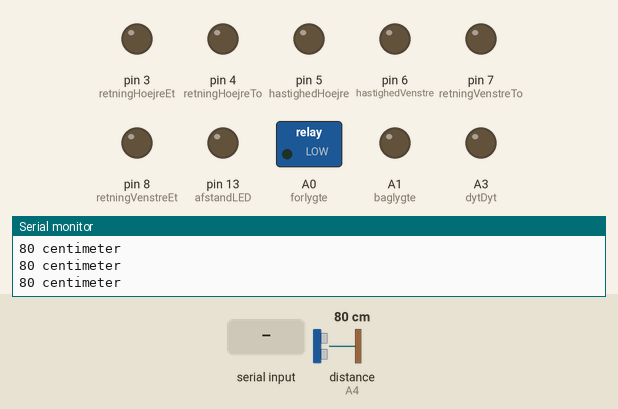
A sketch run on a simulated Arduino Uno, built with avr-gcc and run on an emulated ATmega328P. On the bench: switched loads named in the sketch (green lamp = pin HIGH), output pins drawn as LEDs (lit = HIGH), the last lines printed to the serial monitor. Wiring (inferred from the names in the program): ultrasonic range finder: trigger A5; echo A4. The test bench sets the inputs (shaded band); at power-on: distance to the obstacle (sensor on A4) 80 cm. The echo pulse lasts 58.3 µs per cm; pins used as bus, display or sensor lines are not drawn.

Above: at 1.2 s.
1.3 s: "f" received over the second serial link
At 2.5 s:
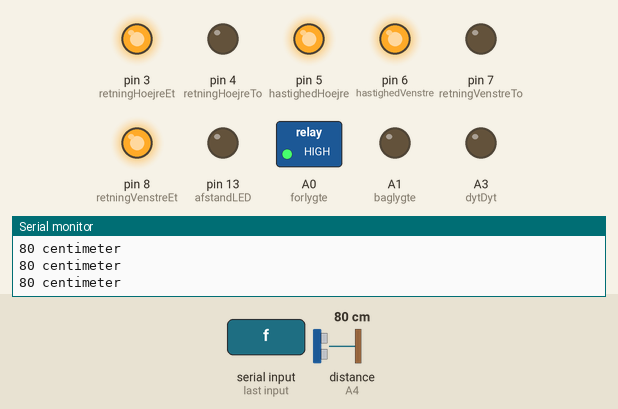
2.8 s: distance to the obstacle (sensor on A4) set to 34 cm
5.8 s: distance to the obstacle (sensor on A4) set to 29 cm
At 6.5 s:
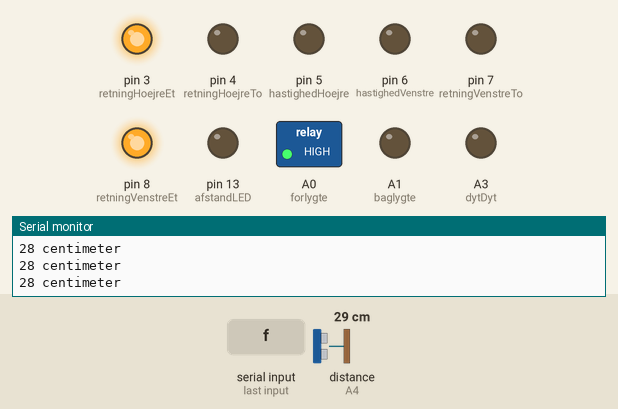
7.3 s: "a" received over the second serial link
At 7.8 s:
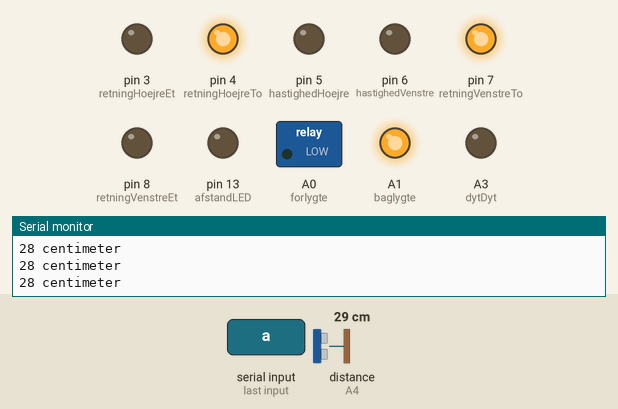
9.0 s: "y" received over the second serial link
At 10.0 s:
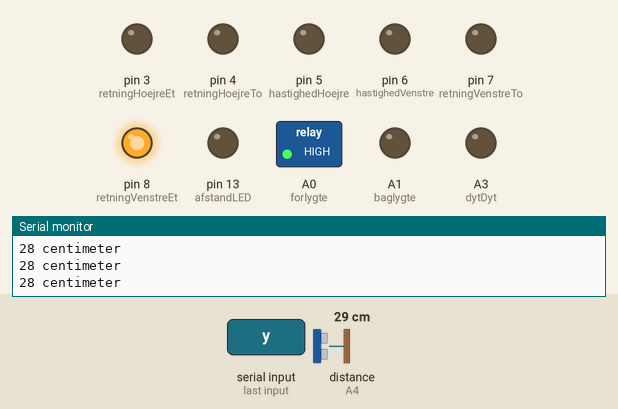
10.6 s: "v" received over the second serial link
At 10.67 s:
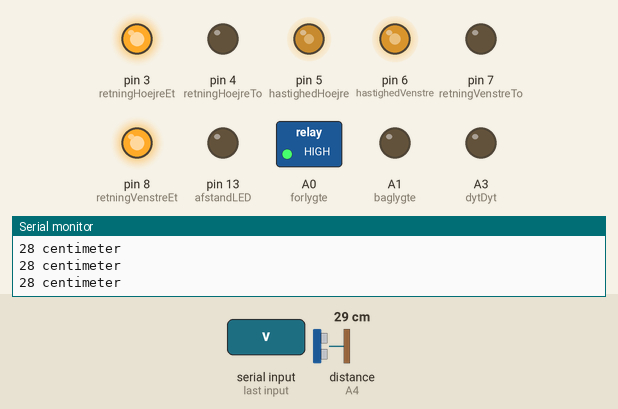
Timing chart, 0 to 13.2 s (numbered marks = the images above; inputs shaded):
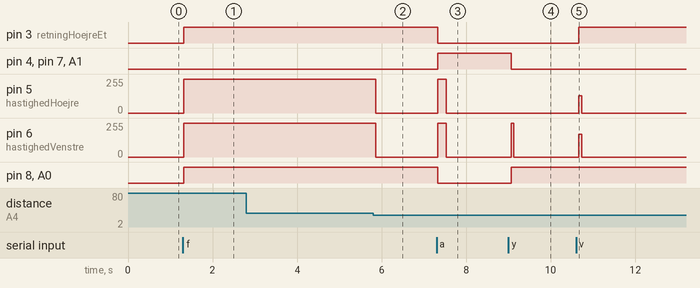

Measured:
- the behaviour switches between 32 and 31 cm on distance to the obstacle (sensor on A4) (found by bisection; images 1 and 2)
- after the input at 1.3 s, pin 3 (retningHoejreEt), pin 8 (retningVenstreEt), A0 (forlygte): LOW → HIGH at once; pin 5 (hastighedHoejre), pin 6 (hastighedVenstre): 0/255 → 255/255 at once
- after the input at 5.8 s, pin 5 (hastighedHoejre), pin 6 (hastighedVenstre): 255/255 → 0/255 after 0.06 s
- after the input at 7.3 s, pin 3 (retningHoejreEt), pin 8 (retningVenstreEt), A0 (forlygte): HIGH → LOW at once; pin 4 (retningHoejreTo), pin 7 (retningVenstreTo), A1 (baglygte): LOW → HIGH at once; pin 5 (hastighedHoejre), pin 6 (hastighedVenstre): 0/255 → 255/255 at once, → 0/255 0.20 s later
- after the input at 9.0 s, pin 4 (retningHoejreTo), pin 7 (retningVenstreTo), A1 (baglygte): HIGH → LOW after 0.06 s; pin 6 (hastighedVenstre): 0/255 → 255/255 after 0.06 s, → 0/255 0.06 s later; pin 8 (retningVenstreEt), A0 (forlygte): LOW → HIGH after 0.06 s
- after the input at 10.6 s, pin 3 (retningHoejreEt): LOW → HIGH after 0.07 s; pin 5 (hastighedHoejre): 0/255 → 130/255 after 0.07 s, → 0/255 0.06 s later; pin 6 (hastighedVenstre): 0/255 → 170/255 after 0.07 s, → 0/255 0.06 s later

The sketch:

Funktioner_motor_med_ultralyd.ino
```cpp
#include <SoftwareSerial.h>
int bluetoothTx = 9;
int bluetoothRx = 10;

SoftwareSerial bluetooth(bluetoothTx, bluetoothRx);
char besked;

int retningVenstreEt = 8;
int retningVenstreTo = 7;
int retningHoejreEt = 3;
int retningHoejreTo = 4;
int hastighedVenstre = 6;
int hastighedHoejre= 5;

int forlygte = A0;
int baglygte = A1;
int dytDyt = A3;

int afstandLED = 13;
const long trigger = A5;
const long echo = A4;
long centimeter = 0;

void hastighedStop(){
  analogWrite(hastighedVenstre, 0);
  analogWrite(hastighedHoejre, 0);
}

void frem(){
  analogWrite(hastighedVenstre, 255);
  analogWrite(hastighedHoejre, 255);
  digitalWrite(retningVenstreEt, HIGH);
  digitalWrite(retningVenstreTo, LOW);
  digitalWrite(retningHoejreEt, HIGH);
  digitalWrite(retningHoejreTo, LOW);
  digitalWrite(baglygte, LOW);
  digitalWrite(forlygte, HIGH);

}

void tilbage(){
  analogWrite(hastighedVenstre, 255);
  analogWrite(hastighedHoejre, 255);
  digitalWrite(retningVenstreEt, LOW);
  digitalWrite(retningVenstreTo, HIGH);
  digitalWrite(retningHoejreEt, LOW);
  digitalWrite(retningHoejreTo, HIGH);
  digitalWrite(baglygte, HIGH);
  digitalWrite(forlygte, LOW);
}

void venstreFrem(){
  analogWrite(hastighedVenstre, 170);
  analogWrite(hastighedHoejre, 130);
  digitalWrite(retningVenstreEt, HIGH);
  digitalWrite(retningVenstreTo, LOW);
  digitalWrite(retningHoejreEt, HIGH);
  digitalWrite(retningHoejreTo, LOW);
  digitalWrite(baglygte, LOW);
  digitalWrite(forlygte, HIGH);
}

void hoejreFrem(){
  analogWrite(hastighedVenstre, 130);
  analogWrite(hastighedHoejre, 170);
  digitalWrite(retningHoejreEt, HIGH);
  digitalWrite(retningHoejreTo, LOW);
  digitalWrite(retningVenstreEt, HIGH);
  digitalWrite(retningVenstreTo, LOW);
  digitalWrite(baglygte, LOW);
  digitalWrite(forlygte, HIGH);
}

void hoejreTilbage(){
  analogWrite(hastighedVenstre, 170);
  analogWrite(hastighedHoejre, 130);
  digitalWrite(retningHoejreEt, LOW);
  digitalWrite(retningHoejreTo, HIGH);
  digitalWrite(retningVenstreEt, LOW);
  digitalWrite(retningVenstreTo, HIGH);
  digitalWrite(baglygte, HIGH);
  digitalWrite(forlygte, LOW);
  }

void venstreTilbage(){
  analogWrite(hastighedVenstre, 130);
  analogWrite(hastighedHoejre, 170);
  digitalWrite(retningVenstreEt, LOW);
  digitalWrite(retningVenstreTo, HIGH);
  digitalWrite(retningHoejreEt, LOW);
  digitalWrite(retningHoejreTo, HIGH);
  digitalWrite(baglygte, HIGH);
  digitalWrite(forlygte, LOW);
}

void hoejreSkarp(){
  analogWrite(hastighedVenstre, 0);
  analogWrite(hastighedHoejre, 255);
   digitalWrite(retningHoejreEt, HIGH);
  digitalWrite(retningHoejreTo, LOW);
  digitalWrite(retningVenstreEt, LOW);
  digitalWrite(retningVenstreTo, LOW);
  digitalWrite(baglygte, LOW);
  digitalWrite(forlygte, HIGH);
}

void venstreSkarp(){
  analogWrite(hastighedHoejre, 0);
  analogWrite(hastighedVenstre, 255);
  digitalWrite(retningVenstreEt, HIGH);
  digitalWrite(retningVenstreTo, LOW);
  digitalWrite(retningHoejreEt, LOW);
  digitalWrite(retningHoejreTo, LOW);
  digitalWrite(baglygte, LOW);
  digitalWrite(forlygte, HIGH);
}

void inputBluetooth(){
  char besked;
  if(bluetooth.available()){
    besked=(char)bluetooth.read();
    if(besked=='f'){
      frem();
    }
    else if(besked=='v'){
      venstreFrem();
    }
    else if(besked=='t'){
      tilbage();
    }
    else if(besked=='h'){
      hoejreFrem();
    }
     else if(besked=='k'){
      venstreTilbage();
    }
     else if(besked=='d'){
      hoejreTilbage();
    }
    else if (besked=='y'){
      venstreSkarp();
    }
    else if (besked=='x'){
      hoejreSkarp();
    }
    else if(besked=='a'){
      tilbage();
      delay(200);
      hastighedStop();
    }
    else if (besked=='l'){
      digitalWrite(forlygte, HIGH);
      digitalWrite(baglygte, HIGH);
    }
    else if (besked=='n'){
      digitalWrite(forlygte, LOW);
      digitalWrite(baglygte, LOW);
    }
    else if (besked=='b'){
      analogWrite(dytDyt, 128);
      delay(80);
      analogWrite(dytDyt, 0);
      delay(80);
      analogWrite(dytDyt, 128);
      delay(80);
      analogWrite(dytDyt, 0);
    }
    else if(besked=='s'){
      hastighedStop();
  }
    bluetooth.print(besked);
  }
}

void setup() {
  pinMode(retningVenstreEt, OUTPUT);
  pinMode(retningVenstreTo, OUTPUT);
  pinMode(retningHoejreEt, OUTPUT);
  pinMode(retningHoejreTo, OUTPUT);
  pinMode(hastighedVenstre, OUTPUT);
  pinMode(hastighedHoejre, OUTPUT);

  pinMode(forlygte, OUTPUT);
  pinMode(baglygte, OUTPUT);
  pinMode(dytDyt, OUTPUT);

  pinMode(afstandLED, OUTPUT);
  pinMode(trigger, OUTPUT);
  pinMode(echo, INPUT);

  bluetooth.begin(115200);
  Serial.begin(9600);

}

void loop() {

  bluetooth.listen();
  inputBluetooth();
  bluetooth.println(centimeter);
  delay(60);

  digitalWrite(trigger, LOW);
  delayMicroseconds(5);
  digitalWrite(trigger, HIGH);
  delayMicroseconds( 10);
  digitalWrite(trigger, LOW);

centimeter = pulseIn(echo, HIGH);

centimeter = centimeter/58;

  Serial.println(" centimeter");
  Serial.print(centimeter);

  if (centimeter<=30){
   hastighedStop();
   delay(10);
    }

  if (centimeter>=400){
    centimeter = Serial.print("\n Fejl \n");
}

}
```
